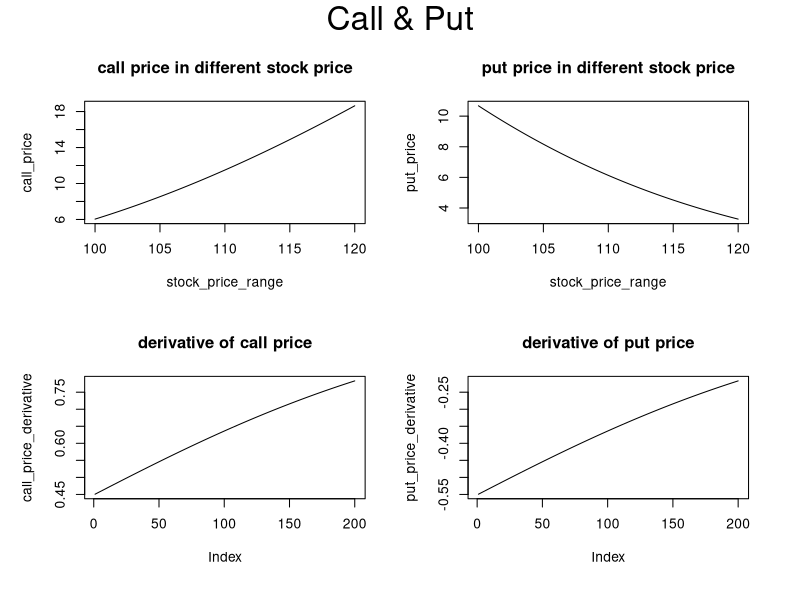

Recreate this plot in R.
black_scholes_f <- function(s, x, t, r, sigma_){ # s: stock price; x: strike price of option; t: time to expiration in years; r: rf-rate; sigma: volatility
    d1 = (log(s/x) + (r+((sigma_^2)/2))*t)/(sigma_*(t^0.5))
    d2 = d1 - (sigma_*(t^0.5))
    call_price <- s * pnorm(d1) - x * exp(-1*r*t) * pnorm(d2)
    put_price <- x * exp(-1*r*t) * pnorm(-1*d2) - s * pnorm(-1*d1)
    return(list("call_price"=call_price, "put_price"=put_price))
}

stock_price_range = seq(100,120,0.1)
call_price <- NULL
put_price <- NULL
for (stock_price in stock_price_range){
  results <- black_scholes_f(s=stock_price, x=110, t=1, r=0.05, sigma_=0.2)
  call_price <- c(call_price, results[["call_price"]])
  put_price <- c(put_price, results[["put_price"]])
}

call_price_diff <- call_price[-1] - call_price[-length(call_price)]
put_price_diff <- put_price[-1] - put_price[-length(put_price)]
stock_price_diff <- stock_price_range[-1] - stock_price_range[-length(stock_price_range)]
call_price_derivative <- call_price_diff / stock_price_diff
put_price_derivative <- put_price_diff / stock_price_diff

par(mfrow=c(2,2), oma=c(1,1,2,1))
plot(stock_price_range, call_price, type="l")
title("call price in different stock price")
plot(stock_price_range, put_price, type="l")
title("put price in different stock price")
plot(call_price_derivative, type="l")
title("derivative of call price")
plot(put_price_derivative, type="l")
title("derivative of put price")
mtext(outer=T,"Call & Put", cex=2)


